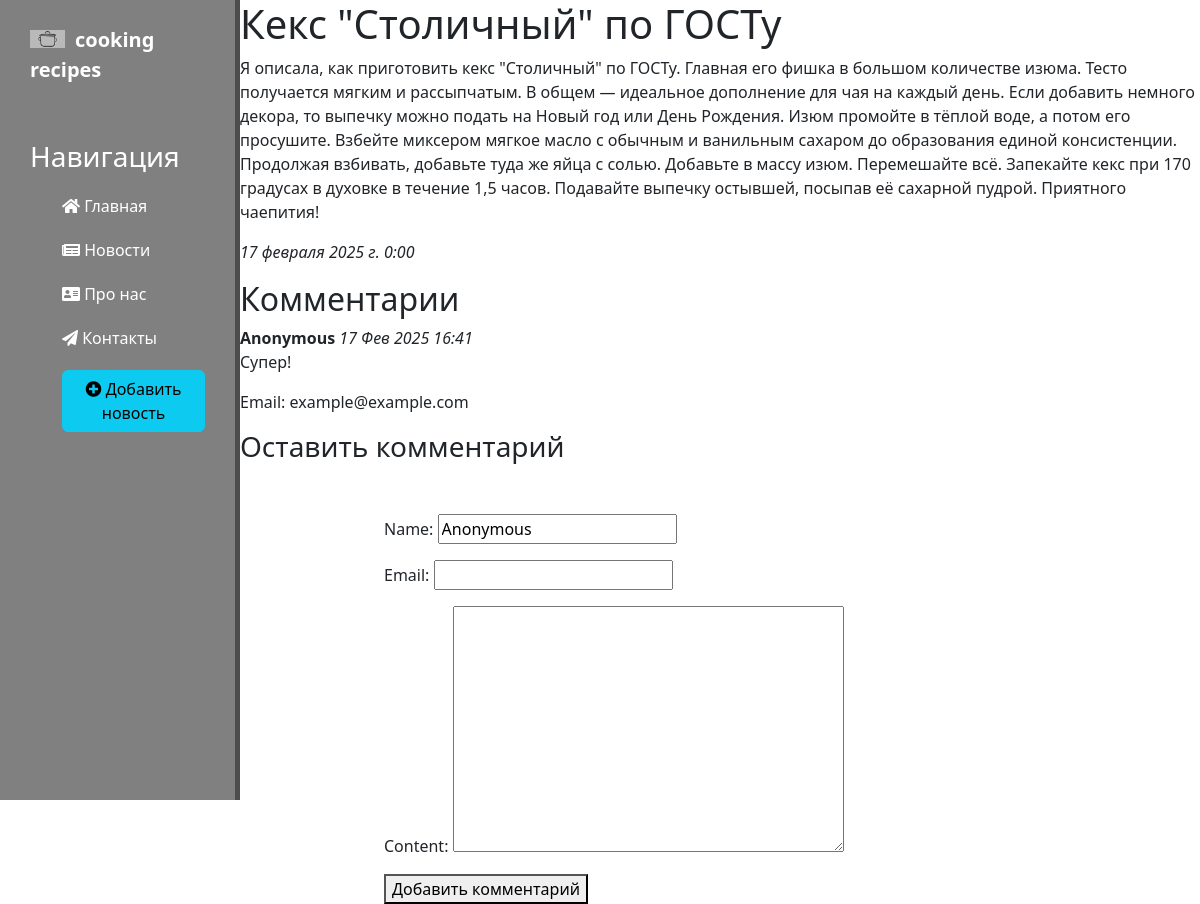
Page /news/4 on the committed database.
### news/models.py (models this page shows, shortened)
class Articles(models.Model):
    title = models.CharField('Название', max_length=50)
    anons = models.CharField('Анонс', max_length=250)
    full_text = models.TextField('Текст статьи')
    date = models.DateTimeField('Дата публикации')
    class Meta:
        verbose_name = 'Новость'
        verbose_name_plural = 'Новости'

class Comment(models.Model):
    article = models.ForeignKey(Articles, related_name='comments', on_delete=models.CASCADE, null=True, blank=True)
    name = models.CharField(max_length=100, default="Anonymous")  # Поле для имени
    email = models.EmailField(blank=True, null=True)  # Поле для электронной почты
    content = models.TextField(blank=True, null=True)
    created_at = models.DateTimeField(auto_now_add=True)

### news/views.py (the view, shortened to what this page needs)
# urls.py: path('<int:pk>', views.NewsDetailView.as_view(), name='news-detail'),
class NewsDetailView(DetailView):
    model = Articles
    template_name = 'news/details_view.html'
    context_object_name = 'article'
    def get_context_data(self, **kwargs):
        context = super().get_context_data(**kwargs)
        context['form'] = CommentForm()
        context['comments'] = self.object.comments.all()
        return context

### news/forms.py
class CommentForm(forms.ModelForm):
    class Meta:
        model = Comment
        fields = ['name', 'email', 'content']
        name = forms.CharField(max_length=100, label='Ваше имя')
        email = forms.EmailField(required=False, label='Ваш email (по желанию)')
        content = forms.CharField(widget=forms.Textarea, label='Комментарий')

### news/templates/news/details_view.html (shortened to what this page needs)
{% extends 'main/layout.html' %}
{% block content %}
    <h1>{{ article.title }}</h1>
    <p>{{ article.full_text }}</p>
    <p><em>{{ article.date }}</em></p>
    <h2>Комментарии</h2>
<div>
    {% for comment in comments %}
        <div>
            <strong>{{ comment.name }}</strong> <em>{{ comment.created_at|date:"d M Y H:i" }}</em>
            <p>{{ comment.content }}</p>
            {% if comment.email %}
                <p>Email: {{ comment.email }}</p>
            {% endif %}
        </div>
    {% empty %}
        <p>Комментариев пока нет.</p>
    {% endfor %}
</div>
<h3>Оставить комментарий</h3>
<form method="post">
    {{ form.as_p }}
    <button type="submit">Добавить комментарий</button>
</form>
{% endblock %}

### main/static/main/css/main.css (style rules this page uses)
form { margin-left: 32%; width: 500px; margin-top: 50px; }

### rows in the picture
Articles: full_text "Я описала, как приготовить кекс \"Столичный\" по ГОСТу. Главная его фишка в большом количестве изюма. Тесто получается мягким и рассыпчатым. В общем — идеальное дополнение для чая на каждый день. Если добавить немного декора, то выпечку можно подать на Новый год или День Рождения. Изюм промойте в тёплой воде, а потом его просушите. Взбейте миксером мягкое масло с обычным и ванильным сахаром до образования единой консистенции. Продолжая взбивать, добавьте туда же яйца с солью. Добавьте в массу изюм. Перемешайте всё. Запекайте кекс при 170 градусах в духовке в течение 1,5 часов. Подавайте выпечку остывшей, посыпав её сахарной пудрой. Приятного чаепития!", date "17 февраля 2025 г. 0:00"
Comment: name "Anonymous", created_at "17 Фев 2025 16:41", content "Супер!", email "example@example.com"
